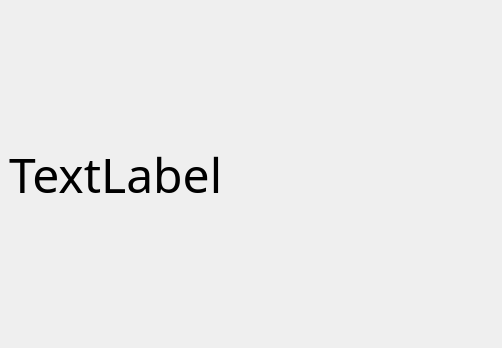
<?xml version="1.0" encoding="UTF-8"?>
<ui version="4.0">
 <class>DisplayWindow</class>
 <widget class="QMainWindow" name="DisplayWindow">
  <property name="geometry">
   <rect>
    <x>0</x>
    <y>0</y>
    <width>502</width>
    <height>348</height>
   </rect>
  </property>
  <property name="windowTitle">
   <string>MainWindow</string>
  </property>
  <widget class="QWidget" name="centralwidget">
   <layout class="QGridLayout" name="gridLayout">
    <item row="0" column="0">
     <widget class="QLabel" name="label">
      <property name="enabled">
       <bool>true</bool>
      </property>
      <property name="sizePolicy">
       <sizepolicy hsizetype="Expanding" vsizetype="Expanding">
        <horstretch>0</horstretch>
        <verstretch>0</verstretch>
       </sizepolicy>
      </property>
      <property name="font">
       <font>
        <family>.黑体-日本语</family>
        <pointsize>36</pointsize>
       </font>
      </property>
      <property name="text">
       <string>TextLabel</string>
      </property>
      <property name="wordWrap">
       <bool>true</bool>
      </property>
     </widget>
    </item>
   </layout>
  </widget>
 </widget>
 <resources/>
 <connections/>
</ui>
